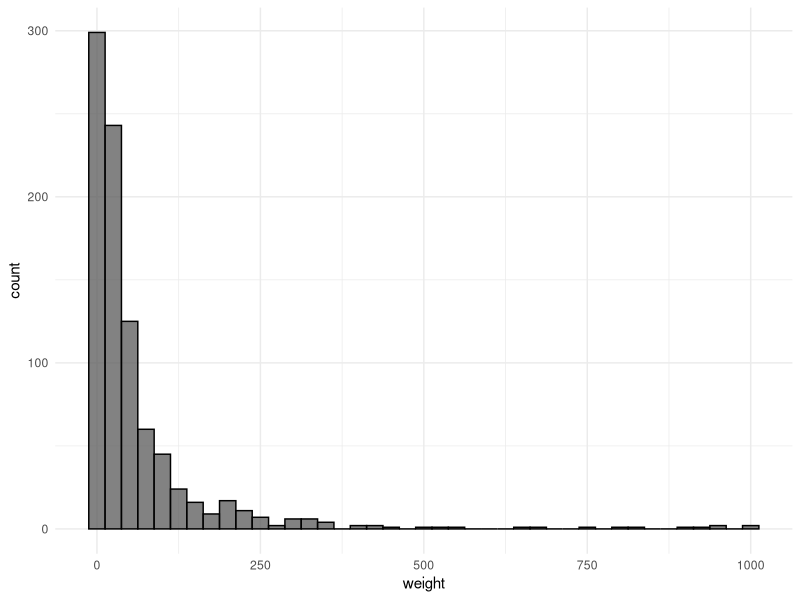
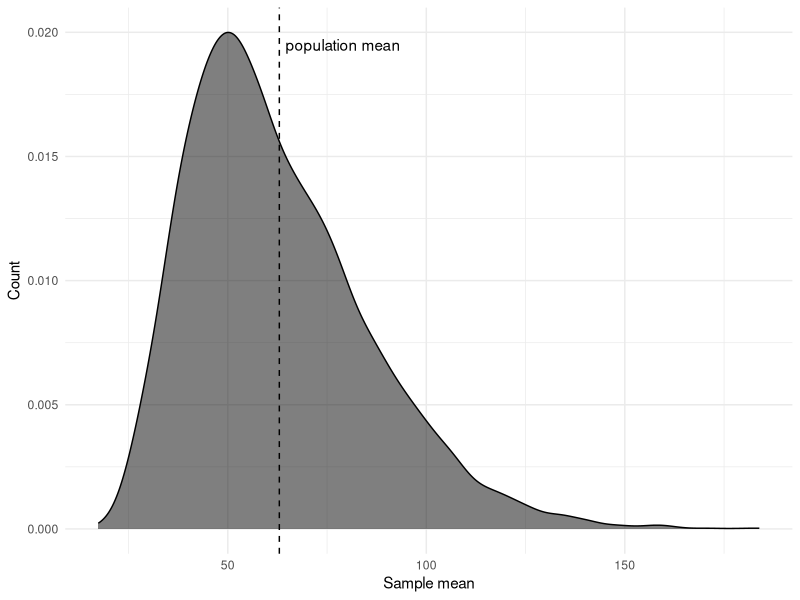
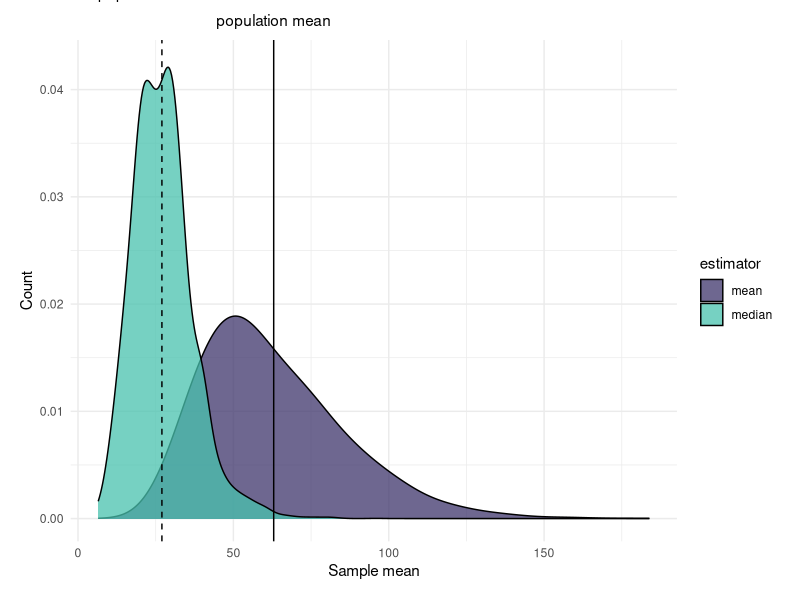
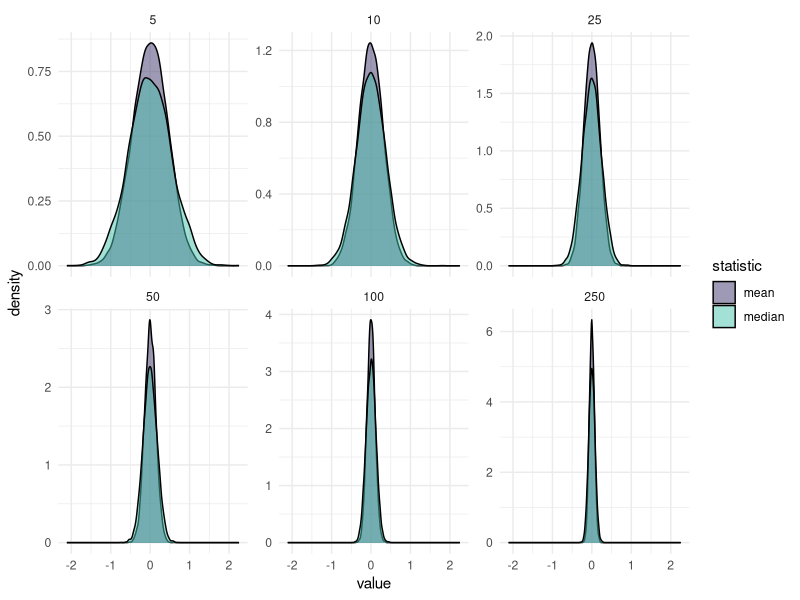
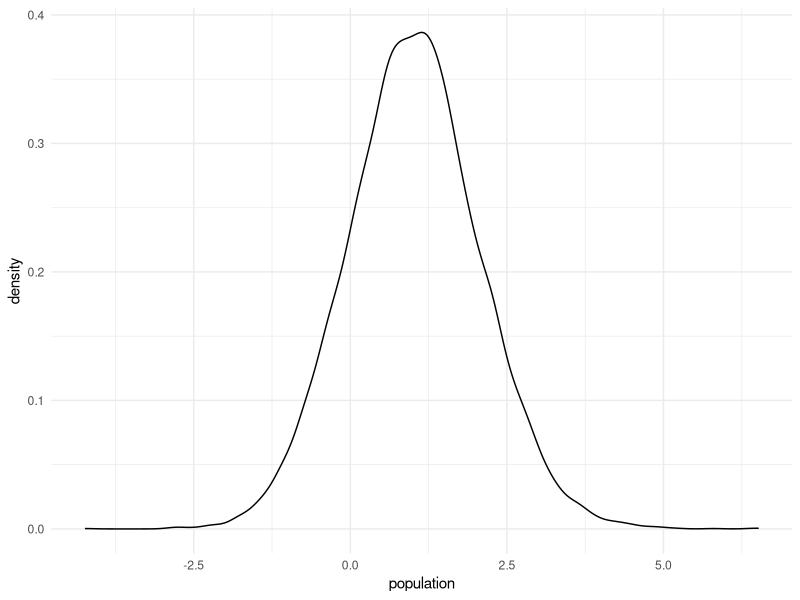
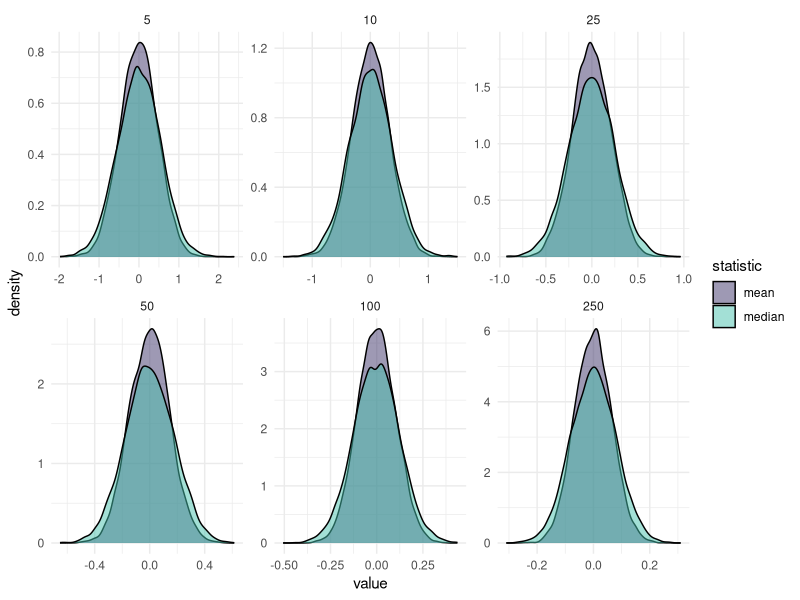
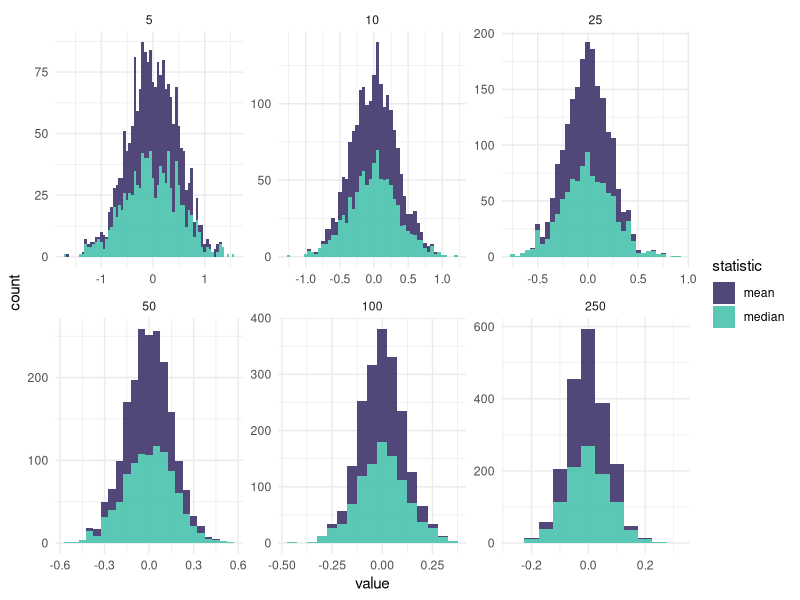

Reproduce these figures in R, in order.
## ---- chunk 1
#| label: setup
#| message: false

# Load packages
library(tidyverse)
library(viridis)
library(here)

# Load a custom function to calculate the mode
mode <- function(x) {
  ux <- unique(x)
  ux[which.max(tabulate(match(x, ux)))]
}

# Read in Pokémon data
pokemon <- read_csv(here("data", "pokemon.csv"))

# Create a subset with only the first 25 Pokémon
pokemon25 <- filter(pokemon, pokedex <= 25)
pokemon25_50 <- filter(pokemon, pokedex > 25 & pokedex <= 50)

# Create a vector with only the weights
weights <- pull(pokemon, weight)

# Set seed
set.seed(42)

# Set options
options(
  knitr.kable.NA = "-", 
  digits = 2
)

theme_set(theme_minimal())
## ---- chunk 2
#| label: fig-pokemon-weights
#| fig-cap: Weights of 893 Pokémon
ggplot(pokemon, aes(x = weight)) +
  geom_histogram(color = "black", alpha = .75, binwidth = 25)
## ---- chunk 3
#| label: samples
samples <- crossing(
    estimator = c("mean", "median"),
    n = c(10, 25, 100),
    i = 1:10000
  ) %>%
  rowwise() %>%
  mutate(
    estimate = if_else(
      condition = estimator == "mean", 
      true = mean(sample(weights, n), na.rm = TRUE),
      false = median(sample(weights, n), na.rm = TRUE)
    )
  )
## ---- chunk 4
#| label: fig-pokemon25-mean-weights
#| fig-cap: Distribution of 10,000 means based on 25 Pokémon each
means25 <- filter(samples, estimator == "mean" & n == 25)

ggplot(means25, aes(x = estimate)) +
  geom_density(alpha = .5, fill = "black") +
  geom_vline(xintercept = mean(weights), linetype = "dashed") +
  annotate("text", x = 79, y = 0.0195, label = "population mean") +
  labs(x = "Sample mean", y = "Count")
## ---- chunk 5
estimators25 <- filter(samples, n == 25)

ggplot(estimators25, aes(x = estimate, fill = estimator)) +
  geom_density(alpha = .75, adjust = 2) +
  geom_vline(xintercept = mean(weights), linetype = "solid") +
  geom_vline(xintercept = median(weights), linetype = "dashed") +
  annotate(
    geom = "text", 
    x = mean(weights), 
    y = 0.0465, 
    label = "population mean"
  ) +
  annotate(
    geom = "text", 
    x = median(weights), 
    y = 0.049, 
    label = "population median",
  ) +
  labs(x = "Sample mean", y = "Count") +
  scale_fill_viridis(option = "mako", discrete = TRUE, begin = .25, end = .75) +
  coord_cartesian(ylim = c(0, 0.0425), clip = "off") +
  theme(
    plot.margin = unit(c(2, 1, 1, 1), "lines")
  )
## ---- chunk 6
mean <- 0
sd <- 1
population <- tibble(population = rnorm(10000, mean = mean, sd = sd))

df <- crossing(
    n = c(5, 10, 25, 50, 100, 250),
    i = 1:10000
  ) %>%
  rowwise() %>%
  mutate(
    median = median(rnorm(n = n, mean = mean, sd = sd)),
    mean = mean(rnorm(n = n, mean = mean, sd = sd))
  ) %>%
  pivot_longer(cols = c(median, mean), names_to = "statistic")

ggplot(df, aes(x = value)) +
  #geom_density(mapping = aes(x = population), data = population, alpha = .4) +
  geom_density(mapping = aes(fill = statistic), alpha = .5) +
  facet_wrap(~n, scales = "free_y") +
  scale_fill_viridis(option = "mako", discrete = TRUE, begin = .25, end = .75) +
  theme_minimal()
## ---- chunk 7
df <- 30
population <- tibble(population = rt(10000, df = df, ncp = 1))

ggplot(population, aes(x = population)) + geom_density()

df <- crossing(
    n = c(5, 10, 25, 50, 100, 250),
    i = 1:10000
  ) %>%
  rowwise() %>%
  mutate(
    median = median(rt(n = n, df = df)),
    mean = mean(rt(n = n, df = df))
  ) %>%
  pivot_longer(cols = c(median, mean), names_to = "statistic")

ggplot(df, aes(x = value)) +
  #geom_density(mapping = aes(x = population), data = population, alpha = .4) +
  geom_density(mapping = aes(fill = statistic), alpha = .5) +
  facet_wrap(~n, scales = "free") +
  scale_fill_viridis(option = "mako", discrete = TRUE, begin = .25, end = .75) +
  theme_minimal()
## ---- chunk 8
library(sn)
population <- rsn(1000, 5, 2, 5)

df <- crossing(
    n = c(5, 10, 25, 50, 100, 250),
    i = 1:1000
  ) %>%
  rowwise() %>%
  mutate(
    median = median(rnorm(n = n, mean = 0, sd = 1)),
    mean = mean(rnorm(n = n, mean = 0, sd = 1))
  ) %>%
  pivot_longer(cols = c(median, mean), names_to = "statistic")

ggplot(df, aes(x = value, fill = statistic)) +
  geom_histogram(binwidth = .05, alpha = .9) +
  facet_wrap(~n, scales = "free") +
  scale_fill_viridis(option = "mako", discrete = TRUE, begin = .25, end = .75) +
  theme_minimal()
